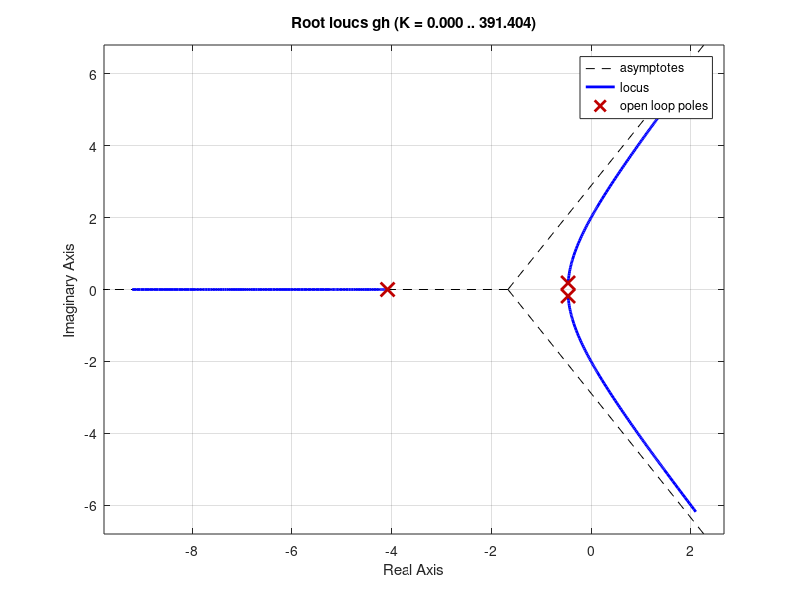

MATLAB code for this plot:
clc;
clear;
close all;
s=tf('s')
gs=1/(s*(s+1)*(s+4))
gh=feedback(gs,1)
rlocus(gh)

% Find Below Answers 
% gc=?
% g2=gs*gc
% rlocus(g2)

%%%%%%%%%%%%%%%%%%%%%%%%%%%%%%%%%%%%%%%%%%%%%%%%%%%%%%%%%%%%%%%%%%%%%%%%%%%%%%%%%%%%%%%%%%%%%%%%%%%%%%%%%%%%%%%%%%%%%%%%%%%%%%%%%%%%%%%%%%%%%%%%

% Set Calculator to Degree Mode

% Phase_Lead = 80 degrees
% zeta = 0.44
% sd1 = -1.32 + 2.74j
% sd2 = -1.32 - 2.74j
